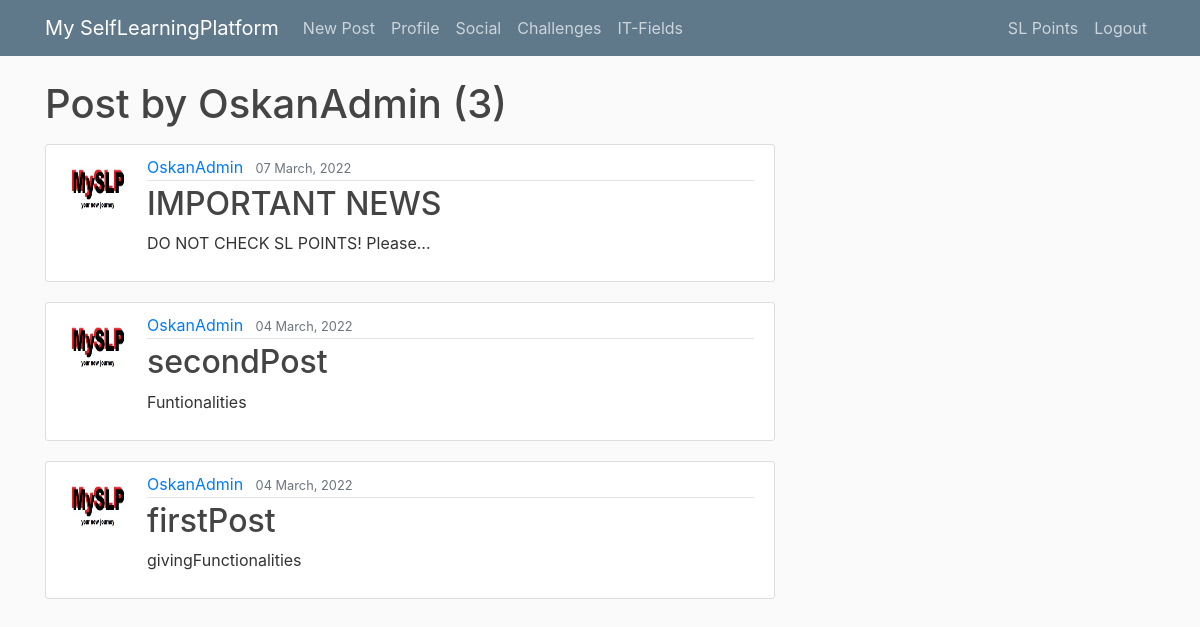
Page /user/OskanAdmin on the committed database.
### blog/models.py (models this page shows, shortened)
class Post(models.Model):
    title = models.CharField(max_length=100)
    content = models.TextField()
    date_posted = models.DateTimeField(default=timezone.now) # we want to pass the value, not execute -> now()
    author = models.ForeignKey(User, on_delete=models.CASCADE) # we delete all posts, if user deleted

### users/models.py (models this page shows, shortened)
class Profile(models.Model):
    user = models.OneToOneField(User, on_delete=models.CASCADE)
    image = models.ImageField(default='default.jpg', upload_to='profile_pics')

### blog/views.py (the view)
# urls.py: path('user/<str:username>', UserPostListView.as_view(), name='user-posts'),
class UserPostListView(ListView):
    model = Post
    template_name = 'blog/user-posts.html'
    context_object_name = 'posts'
    paginate_by = 5
    def get_queryset(self):
        user = get_object_or_404(User, username=self.kwargs.get('username'))  # from url getting username
        return Post.objects.filter(author=user).order_by('-date_posted')

### blog/templates/blog/user-posts.html (shortened to what this page needs)
{% extends "blog/base.html" %}
{% block content %}
    <h1 class="mb-3">Post by {{ view.kwargs.username }} ({{ page_obj.paginator.count }})</h1>
    {% for post in posts %}
    <article class="media content-section">
        <img  class="rounded-circle article-img" src="{{ post.author.profile.image.url }}">
        <div class="media-body">
            <div class="article-metadata">
                <a class="mr-2" href="{% url 'user-posts' post.author.username %}">{{ post.author }}</a>
                <small class="text-muted">{{ post.date_posted|date:"d F, Y" }}</small>
            </div>
            <h2><a class="article-title" href="{% url 'post-detail' post.id %}">{{ post.title }}</a></h2>
            <p class="article-content">{{ post.content }}</p>
        </div>
    </article>
    {% endfor %}
{% endblock content %}

### blog/static/blog/main.css (style rules this page uses)
body { background: #fafafa; color: #333333; margin-top: 5rem; }
h1, h2, h3, h4, h5, h6 { color: #444444; }
.content-section { background: #ffffff; padding: 10px 20px; border: 1px solid #dddddd; border-radius: 3px; margin-bottom: 20px; }
.article-title { color: #444444; }
.article-content { white-space: pre-line; }
.article-img { height: 65px; width: 65px; margin-right: 16px; }
.article-metadata { padding-bottom: 1px; margin-bottom: 4px; border-bottom: 1px solid #e3e3e3 }

### rows in the picture
Post: author.profile.image (placeholder picture), author "OskanAdmin", date_posted "07 March, 2022", title "IMPORTANT NEWS", content "DO NOT CHECK SL POINTS! Please..."
Post: author.profile.image (placeholder picture), author "OskanAdmin", date_posted "04 March, 2022", title "secondPost", content "Funtionalities"
Post: author.profile.image (placeholder picture), author "OskanAdmin", date_posted "04 March, 2022", title "firstPost", content "givingFunctionalities"

### other values in the picture
{{ view.kwargs.username }} "OskanAdmin"
{{ page_obj.paginator.count }} "3"
